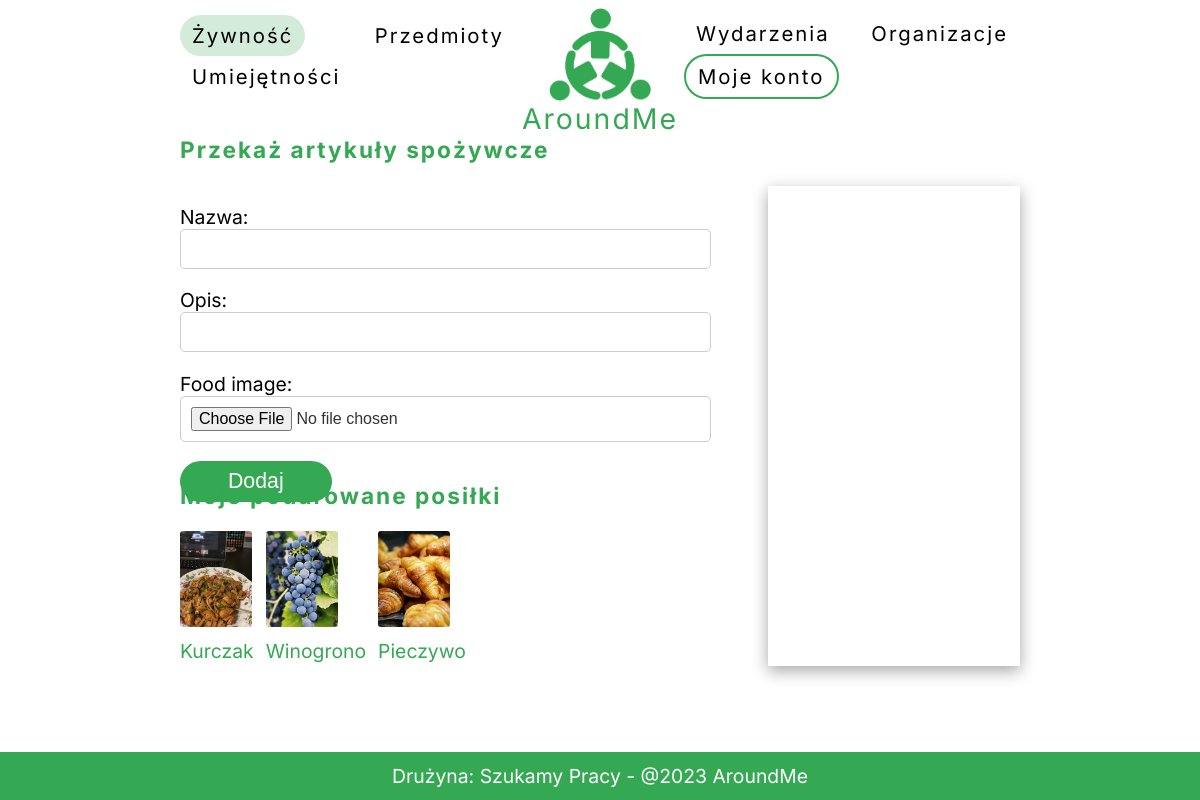
The page /sharefood/ (signed in) on the database its author committed.
### backend/models.py (models this page shows)
class Jedzenie(models.Model):
    food_id = models.BigAutoField(primary_key=True)
    uzytkownik = models.CharField(max_length=100, blank=True)
    food_name = models.CharField(max_length=100, blank=True)
    food_description = models.CharField(max_length=100, blank=True)
    food_image = models.ImageField(upload_to='documents/')
    created_at = models.DateTimeField(auto_now_add=True)

### backend/views.py (the view)
# urls.py: path('sharefood/', sharefood, name='sharefood'),
def sharefood(request):
    user = request.user
    if user.is_authenticated:
        rola = user.rola
    else:
        rola = None
    if rola == "POTRZEBUJACY":
        jedzenie = Jedzenie.objects.all()
        return render(request, 'frontend/sharefood.html', {'jedzenie': jedzenie, 'rola': rola})
    elif rola == 'WOLONTARIUSZ':
        form = FormJedzenie()
        form.fields["food_name"].label = "Nazwa"
        form.fields["food_description"].label = "Opis"
        form.fields["food_name"].label = "Zdjęcie"
        form.fields["food_name"].label = "Nazwa"
        dodane_jedzenie = user.jedzenie.all()
        return render(request, 'frontend/sharefood.html', {'form': form, 'rola': rola, 'dodane_jedzenie': dodane_jedzenie})
    else:
        pass
    template = loader.get_template("frontend/sharefood.html")
    context = {
        "lorem": "lorem",
    }
    return HttpResponse(template.render(context, request))

### backend/forms.py
class FormJedzenie(forms.ModelForm):
    food_image = forms.ImageField(required=False)
    class Meta:
        model = Jedzenie
        fields = ['food_name', 'food_description', 'food_image']

### frontend/templates/frontend/sharefood.html (shortened to what this page needs)
{% extends 'frontend/base.html' %}
{% block sharefood %}
{% load static %}
active
{% endblock %}
{% block content %}
<div id="share-container">
{% if rola %}
{% if rola == 'WOLONTARIUSZ' %}
<h3>Przekaż artykuły spożywcze</h3>
<form method="post" id="create-food" enctype="multipart/form-data">
    {{ form.as_p }}
    <button type="submit" class="main_button">Dodaj</button>
</form>
<div id='map_form'></div>
{% if dodane_jedzenie %}
    <h3 class="mt5">Moje podarowane posiłki </h3>
{% else %}
    <h3 class="mt5">Udostępnij posiłki już teraz, odkryj magie pomagania</h3>
{% endif %}
    <div class="default_card_wrapper">
    {% for dod in dodane_jedzenie %}
    <a href="{% url 'food_update' foodId=dod.food_id %}">
        <div class="default_card">
            <div class="img-card-container">
                {% if dod.food_image %}
                <img src="{{ dod.food_image.url }}" alt="">
                {% else %}
                <img src="{% static 'frontend/rzepa.jpg' %}" alt="">
                {% endif %}
            </div>
            <div class="cardtext">{{dod.food_name}}</div>
        </div>
      </a>
    {% endfor %}
</div>
{% else %}
{% for jedzen in jedzenie %}
    {{ jedzen }}
{% endfor %}
{% endif %}
{% endif %}
</div>
{% endblock content %}

### frontend/static/frontend/style.css (style rules this page uses)
html, body { padding: 0; margin: 0; font-size: 1.1em; font-family: 'Inter', sans-serif; }
a { text-decoration: none; color: black; }
h3, h2 { letter-spacing: 2px; color: #34A853 }
#share-container { margin-top: 5vh; width: 100%; }
#create-food, #create-item, #create-skills { float: left; width: 70%; height: 37vh; }
#map_form { box-shadow: rgba(0, 0, 0, 0.35) 0px 5px 15px; height: 60vh; width: 30%; float: right; }
.mt5 { display: block; }
.main_button { width: fit-content; padding: 1vh 4vw 1vh 4vw; background-color: #34A853; color: white; border-radius: 80px; border: none; font-size: 1.1em; text-align: center; transition: all .5s ease; cursor: pointer; pointer-events: auto; z-index: 9; }
input { display: block; width: calc(90% - 20px); padding: 10px; border: 1px solid #ccc; border-radius: 5px; font-size: 16px; color: #333; transition: border-color 0.3s ease; }
.default_card { flex-direction: column; flex-wrap: wrap; justify-content: center; align-items: flex-start; align-content: flex-start; width: fit-content; float: left; margin-right: 1vw; margin-bottom: 1vh; color:#34A853; position: relative; }
.default_card .img-card-container { height: 8vw; margin-bottom: 1vw; width: 6vw; border-radius: 3px; overflow: hidden; text-align: center; }
.default_card .img-card-container img { width: 100%; height: 100%; object-position: center ; object-fit: cover; }
.cardtext { width: 100%; text-align: center; }

### rows shown on the page
Jedzenie: food_image (picture), food_name "Kurczak"
Jedzenie: food_image (picture), food_name "Winogrono"
Jedzenie: food_image (picture), food_name "Pieczywo"
